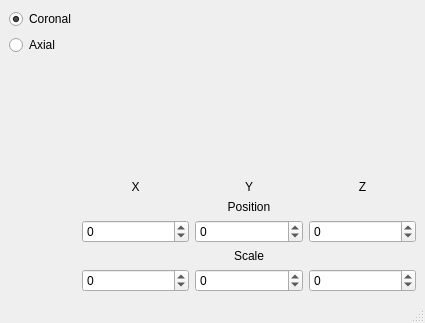
<?xml version="1.0" encoding="UTF-8"?>
<ui version="4.0">
 <class>MriSettings</class>
 <widget class="QMainWindow" name="MriSettings">
  <property name="geometry">
   <rect>
    <x>0</x>
    <y>0</y>
    <width>425</width>
    <height>323</height>
   </rect>
  </property>
  <property name="windowTitle">
   <string>MRI Settings</string>
  </property>
  <widget class="QWidget" name="centralwidget">
   <layout class="QGridLayout" name="gridLayout">
    <item row="0" column="0">
     <layout class="QHBoxLayout" name="horizontalLayout">
      <item>
       <layout class="QVBoxLayout" name="verticalLayout">
        <item>
         <widget class="QRadioButton" name="radioButton">
          <property name="text">
           <string>Coronal</string>
          </property>
          <property name="checked">
           <bool>true</bool>
          </property>
         </widget>
        </item>
        <item>
         <widget class="QRadioButton" name="radioButton_2">
          <property name="text">
           <string>Axial</string>
          </property>
         </widget>
        </item>
        <item>
         <spacer name="verticalSpacer">
          <property name="orientation">
           <enum>Qt::Vertical</enum>
          </property>
          <property name="sizeHint" stdset="0">
           <size>
            <width>20</width>
            <height>40</height>
           </size>
          </property>
         </spacer>
        </item>
       </layout>
      </item>
      <item>
       <layout class="QVBoxLayout" name="verticalLayout_2">
        <item>
         <spacer name="verticalSpacer_3">
          <property name="orientation">
           <enum>Qt::Vertical</enum>
          </property>
          <property name="sizeHint" stdset="0">
           <size>
            <width>20</width>
            <height>40</height>
           </size>
          </property>
         </spacer>
        </item>
        <item>
         <spacer name="horizontalSpacer">
          <property name="orientation">
           <enum>Qt::Horizontal</enum>
          </property>
          <property name="sizeHint" stdset="0">
           <size>
            <width>40</width>
            <height>20</height>
           </size>
          </property>
         </spacer>
        </item>
        <item>
         <layout class="QHBoxLayout" name="horizontalLayout_4">
          <property name="sizeConstraint">
           <enum>QLayout::SetDefaultConstraint</enum>
          </property>
          <item>
           <widget class="QLabel" name="label">
            <property name="sizePolicy">
             <sizepolicy hsizetype="Minimum" vsizetype="Fixed">
              <horstretch>0</horstretch>
              <verstretch>0</verstretch>
             </sizepolicy>
            </property>
            <property name="text">
             <string>X</string>
            </property>
            <property name="alignment">
             <set>Qt::AlignCenter</set>
            </property>
           </widget>
          </item>
          <item>
           <widget class="QLabel" name="label_2">
            <property name="sizePolicy">
             <sizepolicy hsizetype="Preferred" vsizetype="Fixed">
              <horstretch>0</horstretch>
              <verstretch>0</verstretch>
             </sizepolicy>
            </property>
            <property name="text">
             <string>Y</string>
            </property>
            <property name="alignment">
             <set>Qt::AlignCenter</set>
            </property>
           </widget>
          </item>
          <item>
           <widget class="QLabel" name="label_3">
            <property name="sizePolicy">
             <sizepolicy hsizetype="Preferred" vsizetype="Fixed">
              <horstretch>0</horstretch>
              <verstretch>0</verstretch>
             </sizepolicy>
            </property>
            <property name="text">
             <string>Z</string>
            </property>
            <property name="alignment">
             <set>Qt::AlignCenter</set>
            </property>
           </widget>
          </item>
         </layout>
        </item>
        <item>
         <widget class="QLabel" name="label_4">
          <property name="text">
           <string>Position</string>
          </property>
          <property name="alignment">
           <set>Qt::AlignCenter</set>
          </property>
         </widget>
        </item>
        <item>
         <layout class="QHBoxLayout" name="horizontalLayout_3">
          <item>
           <widget class="QSpinBox" name="XPos">
            <property name="minimum">
             <number>-1000</number>
            </property>
            <property name="maximum">
             <number>1000</number>
            </property>
           </widget>
          </item>
          <item>
           <widget class="QSpinBox" name="YPos">
            <property name="minimum">
             <number>-1000</number>
            </property>
            <property name="maximum">
             <number>1000</number>
            </property>
           </widget>
          </item>
          <item>
           <widget class="QSpinBox" name="ZPos">
            <property name="minimum">
             <number>-1000</number>
            </property>
            <property name="maximum">
             <number>1000</number>
            </property>
           </widget>
          </item>
         </layout>
        </item>
        <item>
         <widget class="QLabel" name="label_5">
          <property name="text">
           <string>Scale</string>
          </property>
          <property name="alignment">
           <set>Qt::AlignCenter</set>
          </property>
         </widget>
        </item>
        <item>
         <layout class="QHBoxLayout" name="horizontalLayout_2">
          <item>
           <widget class="QSpinBox" name="XScale">
            <property name="minimum">
             <number>-1000</number>
            </property>
            <property name="maximum">
             <number>1000</number>
            </property>
           </widget>
          </item>
          <item>
           <widget class="QSpinBox" name="YScale">
            <property name="minimum">
             <number>-1000</number>
            </property>
            <property name="maximum">
             <number>1000</number>
            </property>
           </widget>
          </item>
          <item>
           <widget class="QSpinBox" name="ZScale">
            <property name="minimum">
             <number>-1000</number>
            </property>
            <property name="maximum">
             <number>1000</number>
            </property>
           </widget>
          </item>
         </layout>
        </item>
       </layout>
      </item>
     </layout>
    </item>
   </layout>
  </widget>
  <widget class="QMenuBar" name="menubar">
   <property name="geometry">
    <rect>
     <x>0</x>
     <y>0</y>
     <width>425</width>
     <height>21</height>
    </rect>
   </property>
  </widget>
  <widget class="QStatusBar" name="statusbar"/>
 </widget>
 <resources/>
 <connections/>
</ui>
